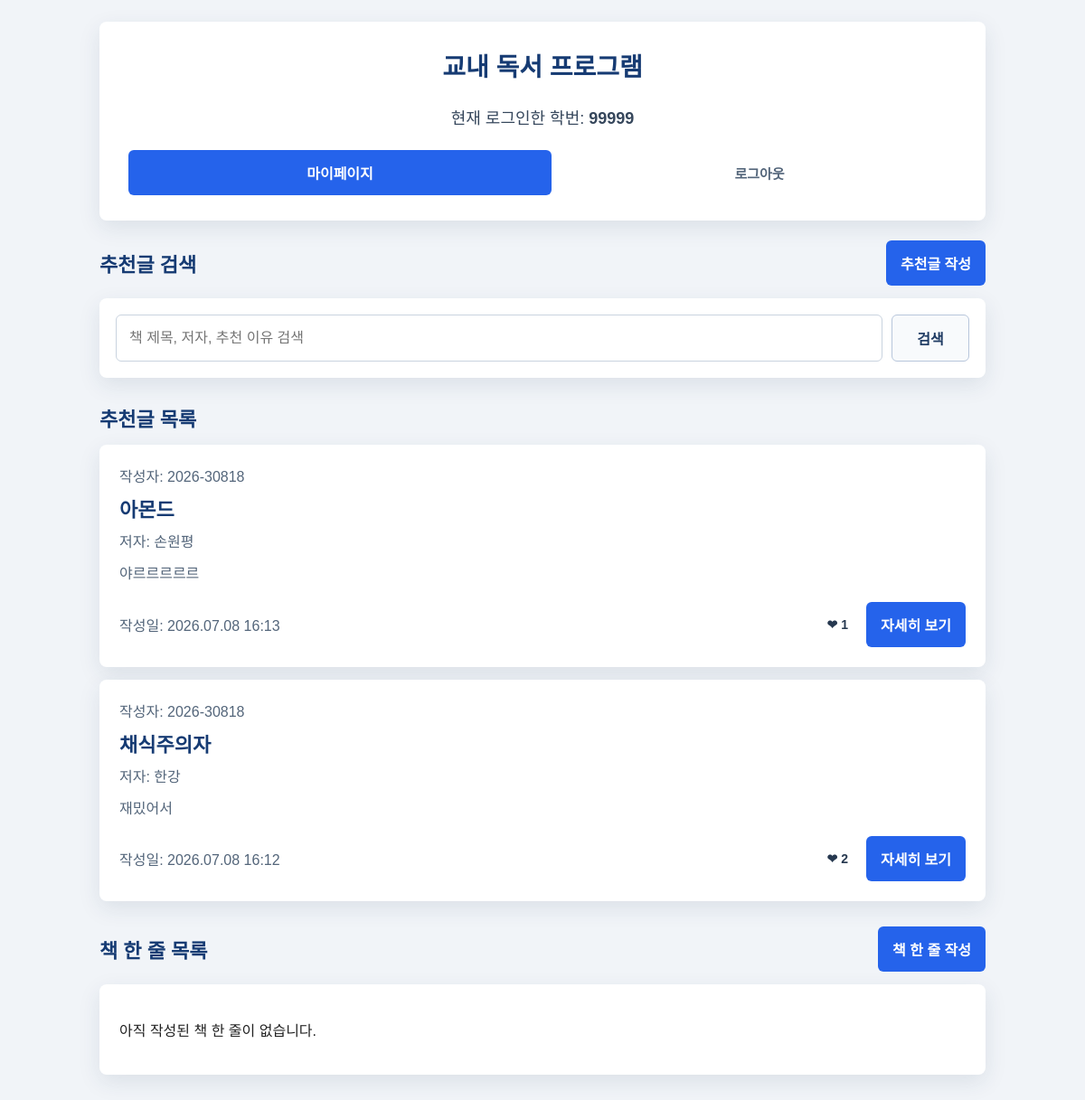
Before: / (signed in) with the older database file.
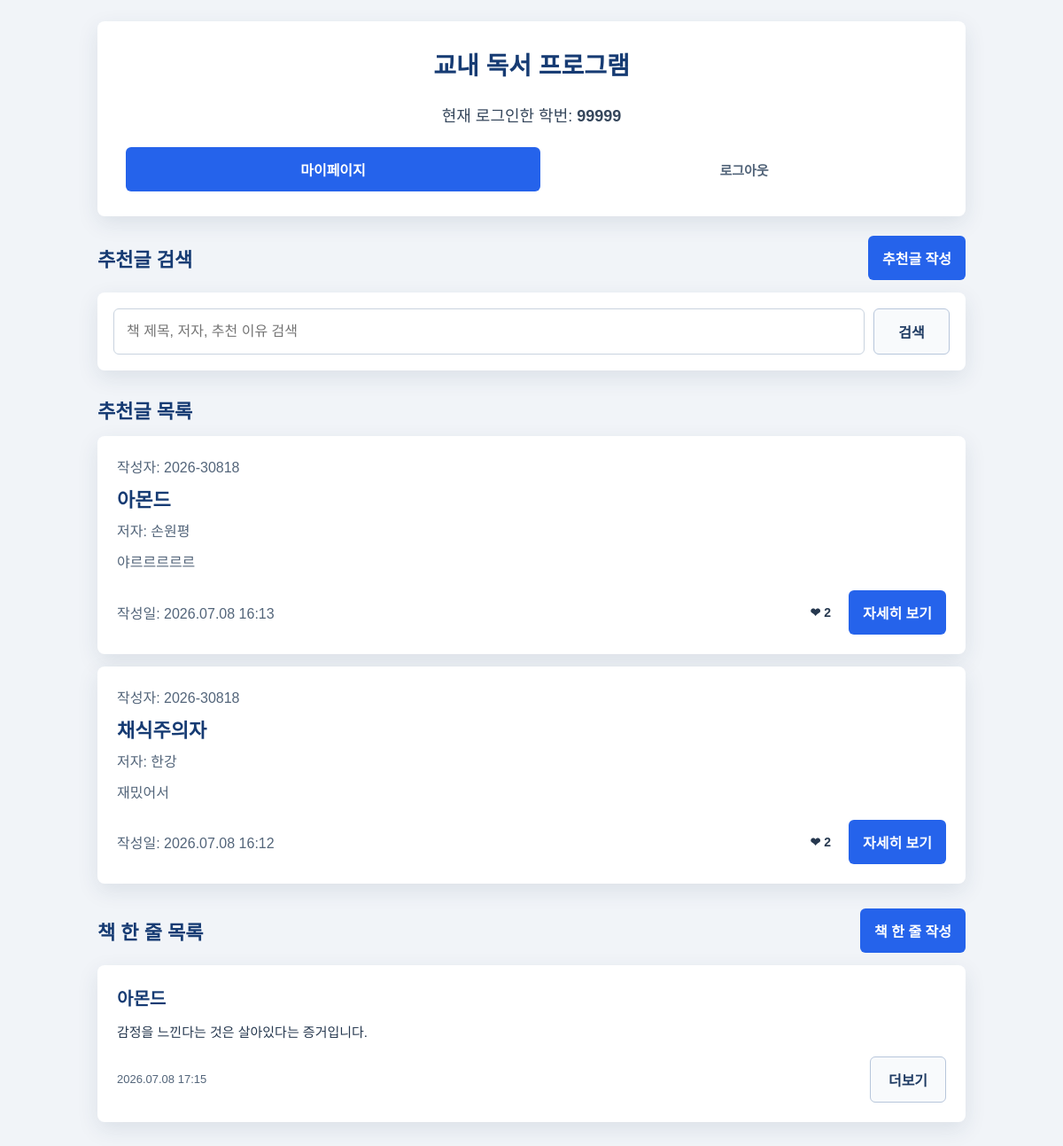
After: the same page with the newer database file.
### recommendations/models.py (models this page shows, shortened)
class Recommendation(models.Model):
    author = models.ForeignKey(
        settings.AUTH_USER_MODEL,
        on_delete=models.CASCADE,
        related_name='recommendations',
        verbose_name='작성자',
    )
    is_anonymous = models.BooleanField(default=False, verbose_name='익명 여부')
    writer_name = models.CharField(max_length=20, verbose_name='작성자 표시')
    book_title = models.CharField(max_length=100, verbose_name='책 제목')
    book_author = models.CharField(max_length=50, verbose_name='저자')
    post_text = models.TextField(verbose_name='추천 이유')
    created_at = models.DateTimeField(auto_now_add=True, verbose_name='작성일')
    updated_at = models.DateTimeField(auto_now=True, verbose_name='수정일')
    liked_users = models.ManyToManyField(
        settings.AUTH_USER_MODEL,
        blank=True,
        related_name='liked_recommendations',
        verbose_name='좋아요 사용자',
    )
    class Meta:
        ordering = ['-created_at']
        verbose_name = '추천글'
        verbose_name_plural = '추천글'
    @property
    def like_count(self):
        return self.liked_users.count()

### brief_reviews/models.py (models this page shows, shortened)
class BookQuote(models.Model):
    author = models.ForeignKey(
        settings.AUTH_USER_MODEL,
        on_delete=models.CASCADE,
        related_name='book_quotes',
        verbose_name='작성자',
    )
    book_title = models.CharField(max_length=100, verbose_name='책 제목')
    post_text = models.TextField(verbose_name='책 한 줄 내용')
    created_at = models.DateTimeField(auto_now_add=True, verbose_name='작성일')
    updated_at = models.DateTimeField(auto_now=True, verbose_name='수정일')
    class Meta:
        ordering = ['-created_at']
        verbose_name = '책 한 줄'
        verbose_name_plural = '책 한 줄'

### users/views.py (the view)
# urls.py: path('', views.home, name='home'),
@login_required
def home(request):
    search_query = request.GET.get('q', '').strip()
    recommendations = Recommendation.objects.select_related('author').order_by('-created_at')
    quotes = BookQuote.objects.select_related('author').order_by('-created_at')[:5]
    if search_query:
        recommendations = recommendations.filter(
            Q(book_title__icontains=search_query)
            | Q(book_author__icontains=search_query)
            | Q(post_text__icontains=search_query)
        )
    return render(
        request,
        'users/home.html',
        {
            'recommendations': recommendations,
            'quotes': quotes,
            'search_query': search_query,
        },
    )

### templates/users/home.html (shortened to what the changed rows need)
{% load static %}
<!DOCTYPE html>
<html lang="ko">
<head>
    <link rel="stylesheet" href="{% static 'users/style.css' %}">
</head>
<body>
    <main class="page list-page">
        <section class="content-wrap">
            <div class="home-top-card">
                <h1>교내 독서 프로그램</h1>
            </div>
            <div class="main-section">
                <div class="section-header">
                    <h2>추천글 검색</h2>
                </div>
            </div>
            <div class="main-section">
                <div class="section-header">
                    <h2>추천글 목록</h2>
                </div>
                <div class="recommendation-grid">
                    {% for recommendation in recommendations %}
                        <a class="recommendation-card" href="{% url 'recommendation_detail' recommendation.id %}">
                            <p class="meta-text">작성자: {{ recommendation.writer_name }}</p>
                            <h2>{{ recommendation.book_title }}</h2>
                            <p class="author-text">저자: {{ recommendation.book_author }}</p>
                            <p class="preview-text">{{ recommendation.post_text|truncatechars:100 }}</p>
                            <div class="card-footer">
                                <div>
                                    <p class="meta-text">작성일: {{ recommendation.created_at|date:"Y.m.d H:i" }}</p>
                                </div>
                                <div class="footer-actions">
                                    <form method="post" action="{% url 'toggle_like' recommendation.id %}" class="like-form">
                                        <button type="submit" class="like-button">
                                            {% if request.user in recommendation.liked_users.all %}
                                                ❤ {{ recommendation.like_count }}
                                            {% else %}
                                                🤍 {{ recommendation.like_count }}
                                            {% endif %}
                                        </button>
                                    </form>
                                    <span class="primary-button link-button compact-button detail-button">자세히 보기</span>
                                </div>
                            </div>
                        </a>
                    {% empty %}
                        <div class="empty-box">
                            <p>표시할 추천글이 없습니다.</p>
                        </div>
                    {% endfor %}
                </div>
            </div>
            <div class="main-section">
                <div class="section-header">
                    <h2>책 한 줄 목록</h2>
                </div>
                <div class="recommendation-grid">
                    {% for quote in quotes %}
                        <div class="quote-card">
                            <h2>{{ quote.book_title }}</h2>
                            <p class="quote-text">{{ quote.post_text|truncatechars:150 }}</p>
                            <div class="quote-footer">
                                <p class="meta-text">{{ quote.created_at|date:"Y.m.d H:i" }}</p>
                                <a class="secondary-button link-button compact-button" href="{% url 'quote_list' %}">더보기</a>
                            </div>
                        </div>
                    {% empty %}
                        <div class="empty-box">
                            <p>아직 작성된 책 한 줄이 없습니다.</p>
                        </div>
                    {% endfor %}
                </div>
            </div>
        </section>
    </main>
</body>
</html>

Changed rows visible on the page:
computed for Recommendation "아몬드": like_count "1" → "2"
added BookQuote: book_title "아몬드", post_text "감정을 느낀다는 것은 살아있다는 증거입니다.", created_at "2026.07.08 17:15"
Other visible differences:
text no longer shown: "아직 작성된 책 한 줄이 없습니다."
